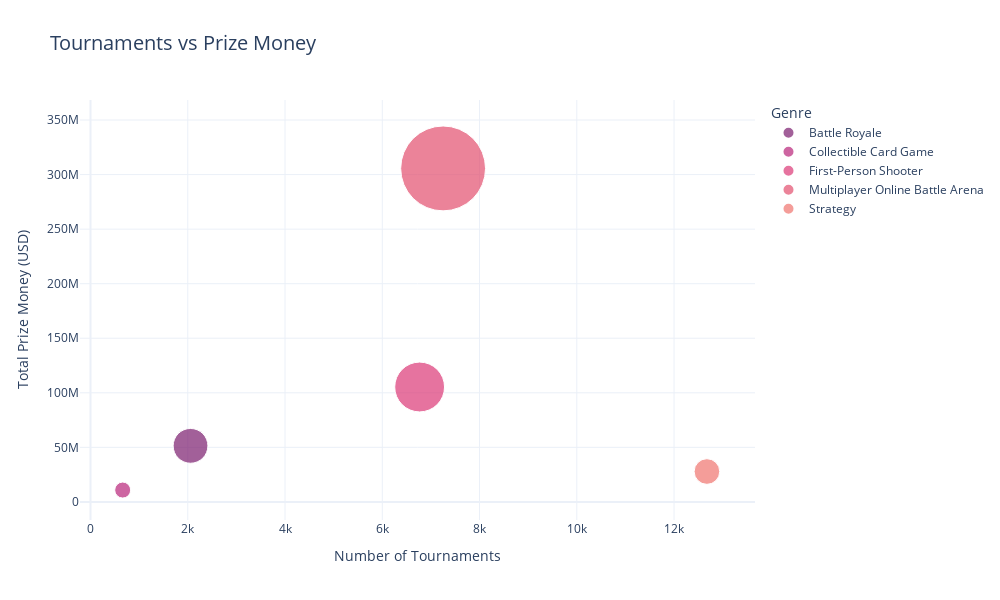

This figure's notebook cell:
### Markdown cell above
## Graph 5: Tournaments vs Prize Money (Scatterplot)

### Code cell
# group by genre and aggregate total prize money and tournaments
genre_summary = tdf.groupby('Genre').agg({
    'TotalUSDPrize': 'sum',
    'TotalTournaments': 'sum'
}).reset_index()

# size column for bubble size, scaled to millions
genre_summary['BubbleSize'] = genre_summary['TotalUSDPrize'] / 1e6

# create scatterplot
fig = px.scatter(
    genre_summary,
    x='TotalTournaments',
    y='TotalUSDPrize',
    size='BubbleSize',
    color='Genre',
    color_discrete_sequence=px.colors.sequential.Sunsetdark_r,
    hover_name='Genre',
    size_max=60,
    title='Tournaments vs Prize Money',
    labels={
        'TotalUSDPrize': 'Total Prize Money (USD)',
        'TotalTournaments': 'Number of Tournaments'
    }
)

# update layout for better readability
fig.update_layout(
    template='plotly_white',
    title_font_size=20,
    width=1000,
    height=600
)

fig.show()

### Figure 1 — Plotly figure (JSON) as saved in the notebook; plotly's stock layout.template omitted (floating-point values rounded to 4 significant figures)
{"data": [{"hovertemplate": "<b>%{hovertext}</b><br><br>Genre=Battle Royale<br>Number of Tournaments=%{x}<br>Total Prize Money (USD)=%{y}<br>BubbleSize=%{marker.size}<extra></extra>", "hovertext": ["Battle Royale"], "legendgroup": "Battle Royale", "marker": {"color": "rgb(124, 29, 111)", "size": [51.38], "sizemode": "area", "sizeref": 0.0849, "symbol": "circle"}, "mode": "markers", "name": "Battle Royale", "orientation": "v", "showlegend": true, "type": "scatter", "x": [2057], "xaxis": "x", "y": [51380000.0], "yaxis": "y"}, {"hovertemplate": "<b>%{hovertext}</b><br><br>Genre=Collectible Card Game<br>Number of Tournaments=%{x}<br>Total Prize Money (USD)=%{y}<br>BubbleSize=%{marker.size}<extra></extra>", "hovertext": ["Collectible Card Game"], "legendgroup": "Collectible Card Game", "marker": {"color": "rgb(185, 37, 122)", "size": [10.86], "sizemode": "area", "sizeref": 0.0849, "symbol": "circle"}, "mode": "markers", "name": "Collectible Card Game", "orientation": "v", "showlegend": true, "type": "scatter", "x": [662], "xaxis": "x", "y": [10860000.0], "yaxis": "y"}, {"hovertemplate": "<b>%{hovertext}</b><br><br>Genre=First-Person Shooter<br>Number of Tournaments=%{x}<br>Total Prize Money (USD)=%{y}<br>BubbleSize=%{marker.size}<extra></extra>", "hovertext": ["First-Person Shooter"], "legendgroup": "First-Person Shooter", "marker": {"color": "rgb(220, 57, 119)", "size": [105.3], "sizemode": "area", "sizeref": 0.0849, "symbol": "circle"}, "mode": "markers", "name": "First-Person Shooter", "orientation": "v", "showlegend": true, "type": "scatter", "x": [6768], "xaxis": "x", "y": [105300000.0], "yaxis": "y"}, {"hovertemplate": "<b>%{hovertext}</b><br><br>Genre=Multiplayer Online Battle Arena<br>Number of Tournaments=%{x}<br>Total Prize Money (USD)=%{y}<br>BubbleSize=%{marker.size}<extra></extra>", "hovertext": ["Multiplayer Online Battle Arena"], "legendgroup": "Multiplayer Online Battle Arena", "marker": {"color": "rgb(227, 79, 111)", "size": [305.6], "sizemode": "area", "sizeref": 0.0849, "symbol": "circle"}, "mode": "markers", "name": "Multiplayer Online Battle Arena", "orientation": "v", "showlegend": true, "type": "scatter", "x": [7251], "xaxis": "x", "y": [305600000.0], "yaxis": "y"}, {"hovertemplate": "<b>%{hovertext}</b><br><br>Genre=Strategy<br>Number of Tournaments=%{x}<br>Total Prize Money (USD)=%{y}<br>BubbleSize=%{marker.size}<extra></extra>", "hovertext": ["Strategy"], "legendgroup": "Strategy", "marker": {"color": "rgb(240, 116, 110)", "size": [27.86], "sizemode": "area", "sizeref": 0.0849, "symbol": "circle"}, "mode": "markers", "name": "Strategy", "orientation": "v", "showlegend": true, "type": "scatter", "x": [12676], "xaxis": "x", "y": [27860000.0], "yaxis": "y"}], "layout": {"height": 600, "legend": {"itemsizing": "constant", "title": {"text": "Genre"}, "tracegroupgap": 0}, "title": {"font": {"size": 20}, "text": "Tournaments vs Prize Money"}, "width": 1000, "xaxis": {"anchor": "y", "domain": [0, 1], "title": {"text": "Number of Tournaments"}}, "yaxis": {"anchor": "x", "domain": [0, 1], "title": {"text": "Total Prize Money (USD)"}}}}
